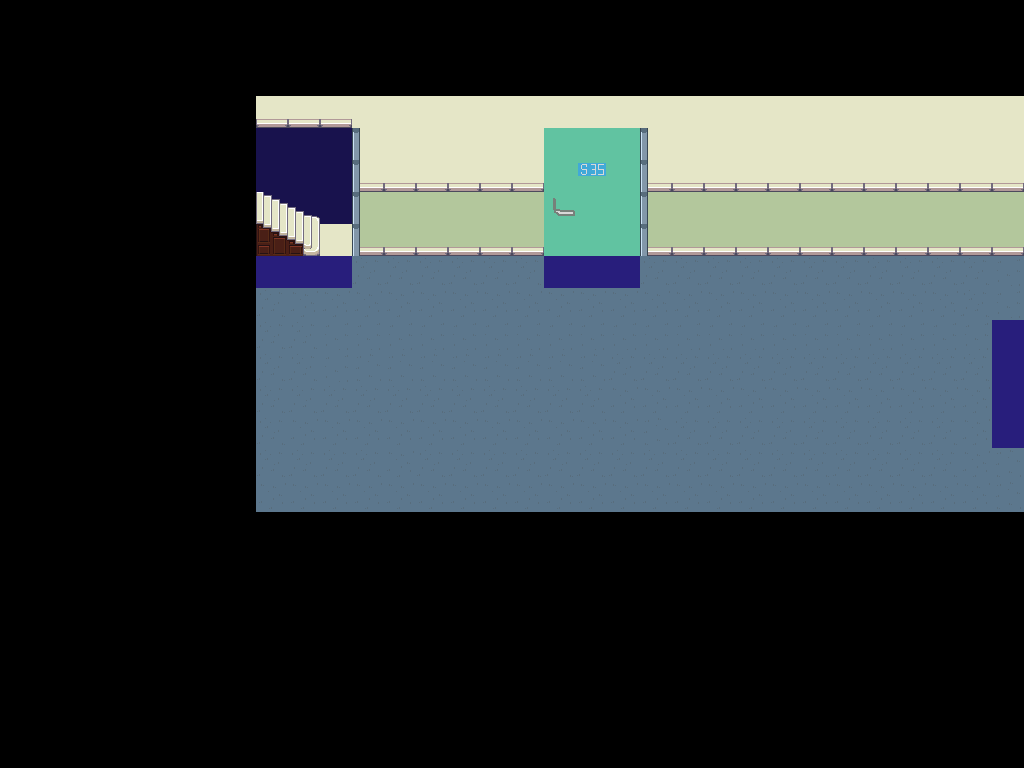

The image is a tile-based game level rendered from a .tmx file. Its description and source (layers, tilesets, objects; grid data summarised) follow:
An orthogonal 32x24 tile map with 32x32 px tiles, 9 tile layers (sol, vers_salleS35, vers_sous_sol_couloir1, vers_foodtruck, ...), 7 tilesets.

<map version="1.10" tiledversion="1.10.2" orientation="orthogonal" renderorder="right-down" width="32" height="24" tilewidth="32" tileheight="32" infinite="0" nextlayerid="12" nextobjectid="1">
 <tileset firstgid="1" source="porte.tsx" />
 <tileset firstgid="17" source="couleur.tsx" />
 <tileset firstgid="26" source="test_porte(10).tsx" />
 <tileset firstgid="42" source="Interior.tsx" />
 <tileset firstgid="1066" source="poignet.tsx" />
 <tileset firstgid="1067" source="pixel-cyberpunk-interior.tsx" />
 <tileset firstgid="1298" source="sous_sol.tsx" />
 <layer id="2" name="sol" width="32" height="24">
  <data>[768 cells, 192 non-empty, 4 distinct tile ids]</data>
 </layer>
 <layer id="3" name="vers_salleS35" width="32" height="24">
  <data>[768 cells, 3 non-empty, 1 distinct tile ids]</data>
 </layer>
 <layer id="10" name="vers_sous_sol_couloir1" width="32" height="24">
  <data>[768 cells, 4 non-empty, 1 distinct tile ids]</data>
 </layer>
 <layer id="11" name="vers_foodtruck" width="32" height="24">
  <data>[768 cells, 3 non-empty, 1 distinct tile ids]</data>
 </layer>
 <layer id="5" name="noir 99" width="32" height="24">
  <data>[768 cells, 576 non-empty, 4 distinct tile ids]</data>
 </layer>
 <layer id="7" name="couleur mur 99" width="32" height="24">
  <data>[768 cells, 120 non-empty, 3 distinct tile ids]</data>
 </layer>
 <layer id="6" name="mur 99" width="32" height="24">
  <data>[768 cells, 42 non-empty, 1 distinct tile ids]</data>
 </layer>
 <layer id="8" name="porte 99" width="32" height="24">
  <data>[768 cells, 17 non-empty, 8 distinct tile ids]</data>
 </layer>
 <layer id="9" name="contour porte 99" width="32" height="24">
  <data>[768 cells, 11 non-empty, 2 distinct tile ids]</data>
 </layer>
</map>
